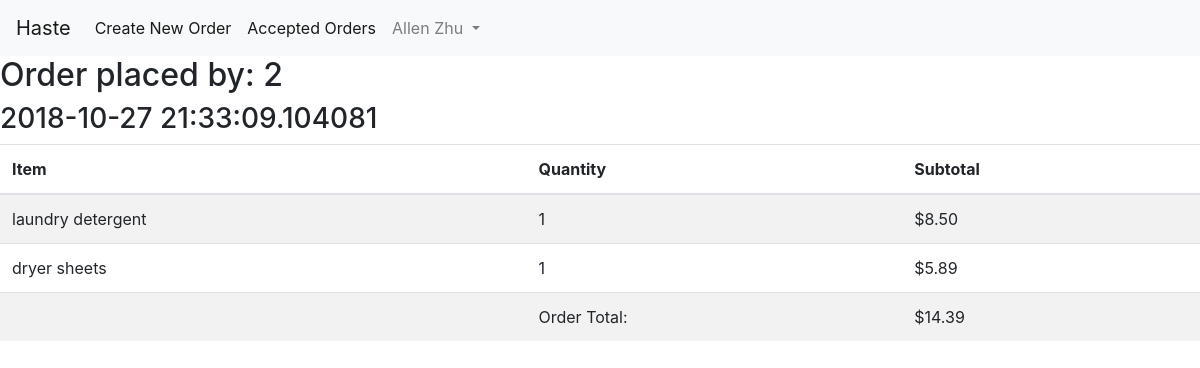
/order/2 (signed in), run on the app's committed database.
### app/models.py (models this page shows, shortened)
class User(UserMixin, db.Model):
    id = db.Column(db.Integer, primary_key=True)
    phone = db.Column(db.String(10), index=True, unique=True)
    email = db.Column(db.String(128), index=True, unique=True)
    password_hash = db.Column(db.String(128))
    first_name = db.Column(db.String(48))
    last_name = db.Column(db.String(48))
    school = db.Column(db.String(128), index=True)
    orders = db.relationship('Order', foreign_keys='[Order.placed_by]', backref='author', lazy='dynamic')
    completed_orders = db.relationship('Order', foreign_keys='[Order.accepted_by]', backref='shopper', lazy='dynamic')
    balance = db.Column(db.Float, default=0)

class Order(db.Model):
    id = db.Column(db.Integer, primary_key=True)
    time_of_order = db.Column(db.DateTime, default=datetime.utcnow)
    placed_by = db.Column(db.Integer, db.ForeignKey('user.id'))
    accepted_by = db.Column(db.Integer, db.ForeignKey('user.id'))
    completed = db.Column(db.Boolean, default=False)
    contents = db.relationship('Content', backref='cart', lazy='dynamic')

class Content(db.Model):
    order_id = db.Column(db.Integer, db.ForeignKey('order.id'), primary_key=True)
    item_id = db.Column(db.Integer, db.ForeignKey('item.id'), primary_key=True)
    quantity = db.Column(db.Integer, default=1)

class Item(db.Model):
    id = db.Column(db.Integer, unique=True, primary_key=True)
    name = db.Column(db.String(128), unique=True, index=True)
    price = db.Column(db.Float)
    in_content = db.relationship('Content', backref='item', lazy='dynamic')

### app/main/routes.py (the view)
@bp.route('/order/<int:id>', methods=['GET', 'POST'])
@login_required
def order(id):
    order = Order.query.filter_by(id=id).first_or_404()
    items = db.engine.execute("SELECT item.name, item.price, quantity FROM content JOIN item ON content.item_id=item.id WHERE content.order_id=:val", {'val': order.id})
    user = User.query.filter_by(id=order.placed_by).first()
    price = db.engine.execute("SELECT ROUND(SUM(content.quantity * item.price), 2) as sum FROM content JOIN item ON content.item_id=item.id WHERE order_id=:val", {'val': order.id})
    sum = 0
    for row in price:
        sum = row['sum']
    return render_template('order.html', order=order, user=user, items = items, sum=sum)

### app/models.py (called while the page is built)
@login.user_loader
def load_user(id):
    return User.query.get(int(id))

### app/templates/order.html
{% extends "base.html" %}
{% block content %}
<h2>Order placed by: {{ user.id }}</h2>
<h3>{{ order.time_of_order }}</h3>
<table class="table table-striped">
    <thead>
        <tr>
            <th scope="col">Item</th>
            <th scope="col">Quantity</th>
            <th scope="col">Subtotal</th>
        </tr>
    </thead>
    <tbody>
        {% for item in items %}
        <tr>
            <td scope="row">{{ item[0] }}</td>
            <td scope="row">{{ item[2] }}</td>
            <td scope="row">{{ "$%.2f"|format(item[1]*item[2]) }}</td>
        </tr>
        {% endfor %}
        <tr>
            <td></td>
            <td>Order Total:</td>
            <td>${{ sum }}</td>
    </tbody>
</table>
{% endblock %}

### app/templates/base.html (shortened to what this page needs)
<!DOCTYPE html>
<html>
<head>
    <link href="https://stackpath.bootstrapcdn.com/bootstrap/4.1.3/css/bootstrap.min.css" rel="stylesheet">
    <link rel="stylesheet" type="text/css" href= "{{ url_for('static',filename='styles.css') }}">
</head>
<body>
    <nav class="navbar navbar-expand-lg navbar-light bg-light">
        <a class="navbar-brand" href="{{ url_for('main.home') }}">Haste</a>
        <div class="collapse navbar-collapse" id="navbarSupportedContent">
            <ul class="navbar-nav mr-auto">
            <li class="nav-item active">
                <a class="nav-link" href="{{ url_for('main.new_order') }}">Create New Order<span class="sr-only">(current)</span></a>
            </li>
            <li class="nav-item active">
                    <a class="nav-link" href="{{ url_for('main.accepted_orders') }}">Accepted Orders<span class="sr-only">(current)</span></a>
            </li>
            <li class="nav-item dropdown">
                <a class="nav-link dropdown-toggle" href="#" id="navbarDropdown" role="button" data-toggle="dropdown" aria-haspopup="true" aria-expanded="false">
                    {{ current_user.first_name }} {{ current_user.last_name }}
                </a>
            </li>
            </ul>
        </div>
    </nav>
    {% block content %}{% endblock %}
</body>

### data on the page
User: first_name "Allen", last_name "Zhu"
User: id "2"
Order: time_of_order "2018-10-27 21:33:09.104081"
Content: name "laundry detergent", quantity "1"
Item: item[1]*item[2] "$8.50"
Content: name "dryer sheets", quantity "1"
Item: item[1]*item[2] "$5.89"

### other printed values
{{ sum }} "14.39"
